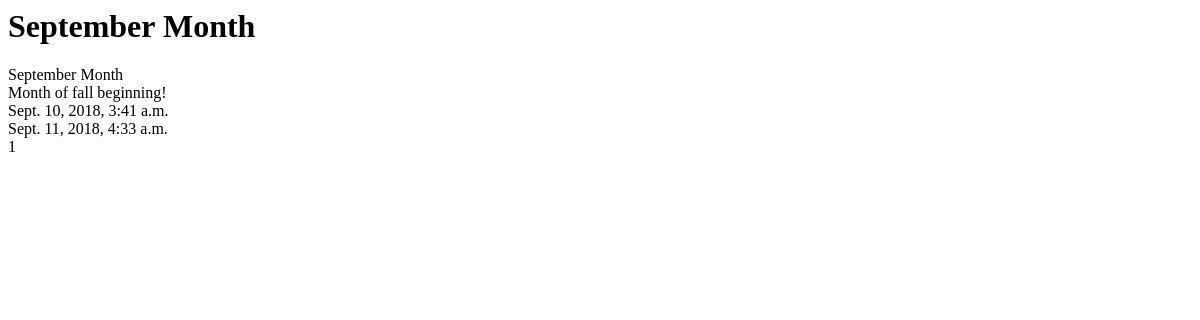
The app's page /posts/1/, older data.
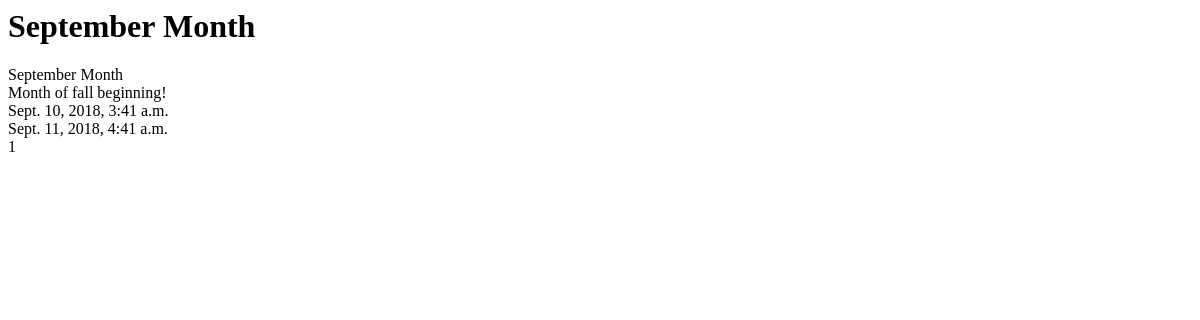
The same page, newer data.
### posts/models.py (models this page shows, shortened)
class Post(models.Model):
	title = models.CharField(max_length=120)
	content = models.TextField() # by default bigger than charfield
	timestamp = models.DateTimeField(auto_now=False, auto_now_add=True) # when post updated, database would be updated.
	updated = models.DateTimeField(auto_now=True, auto_now_add=False) # when post is added in the database timestamp would be saved

### posts/views.py (the view)
# urls.py: url(r'^(?P<id>\d+)/$', post_detail, name="detail"),
def post_detail(request, id=None):
	instance = get_object_or_404(Post, id=id)
	context = {
		"title": "Detail",
		"instance" : instance
	}
	return render(request, "post_detail.html", context)

### templates/post_detail.html (shortened to what this page needs)
<html>
<body>
<h1>{{instance.title}}</h1>
{{ instance.title }}<br/>
{{ instance.content }}<br/>
{{ instance.timestamp }}<br/>
{{ instance.updated }}<br/>
{{ instance.id }}<br/>
</body>
</html>

Row changes from the older to the newer data that the page shows:
changed Post "September Month": updated "Sept. 11, 2018, 4:33 a.m." → "Sept. 11, 2018, 4:41 a.m."
